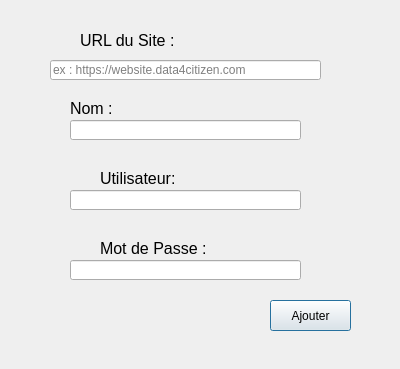
<?xml version="1.0" encoding="UTF-8"?>
<ui version="4.0">
 <class>EditSites</class>
 <widget class="QDialog" name="EditSites">
  <property name="geometry">
   <rect>
    <x>0</x>
    <y>0</y>
    <width>400</width>
    <height>369</height>
   </rect>
  </property>
  <property name="windowTitle">
   <string>Dialog</string>
  </property>
  <widget class="QPushButton" name="validNewSite">
   <property name="geometry">
    <rect>
     <x>270</x>
     <y>300</y>
     <width>81</width>
     <height>31</height>
    </rect>
   </property>
   <property name="text">
    <string>Ajouter</string>
   </property>
   <property name="checkable">
    <bool>true</bool>
   </property>
  </widget>
  <widget class="QLabel" name="label_5">
   <property name="geometry">
    <rect>
     <x>100</x>
     <y>170</y>
     <width>81</width>
     <height>16</height>
    </rect>
   </property>
   <property name="font">
    <font>
     <pointsize>12</pointsize>
    </font>
   </property>
   <property name="text">
    <string>Utilisateur:</string>
   </property>
  </widget>
  <widget class="QLineEdit" name="user">
   <property name="geometry">
    <rect>
     <x>70</x>
     <y>190</y>
     <width>231</width>
     <height>20</height>
    </rect>
   </property>
  </widget>
  <widget class="QLabel" name="label">
   <property name="geometry">
    <rect>
     <x>50</x>
     <y>30</y>
     <width>21</width>
     <height>21</height>
    </rect>
   </property>
   <property name="text">
    <string/>
   </property>
   <property name="pixmap">
    <pixmap>img/internet_icon.png</pixmap>
   </property>
   <property name="scaledContents">
    <bool>true</bool>
   </property>
  </widget>
  <widget class="QLineEdit" name="siteUrl">
   <property name="geometry">
    <rect>
     <x>50</x>
     <y>60</y>
     <width>271</width>
     <height>20</height>
    </rect>
   </property>
   <property name="placeholderText">
    <string>ex : https://website.data4citizen.com</string>
   </property>
  </widget>
  <widget class="QLabel" name="label_2">
   <property name="geometry">
    <rect>
     <x>70</x>
     <y>170</y>
     <width>21</width>
     <height>16</height>
    </rect>
   </property>
   <property name="font">
    <font>
     <pointsize>12</pointsize>
    </font>
   </property>
   <property name="pixmap">
    <pixmap>img/usr_icon.png</pixmap>
   </property>
   <property name="scaledContents">
    <bool>true</bool>
   </property>
  </widget>
  <widget class="QLabel" name="label_3">
   <property name="geometry">
    <rect>
     <x>70</x>
     <y>240</y>
     <width>21</width>
     <height>16</height>
    </rect>
   </property>
   <property name="font">
    <font>
     <pointsize>12</pointsize>
    </font>
   </property>
   <property name="pixmap">
    <pixmap>img/pwd_icon.png</pixmap>
   </property>
   <property name="scaledContents">
    <bool>true</bool>
   </property>
  </widget>
  <widget class="QLabel" name="label_4">
   <property name="geometry">
    <rect>
     <x>80</x>
     <y>30</y>
     <width>101</width>
     <height>21</height>
    </rect>
   </property>
   <property name="font">
    <font>
     <pointsize>12</pointsize>
    </font>
   </property>
   <property name="text">
    <string>URL du Site :</string>
   </property>
   <property name="scaledContents">
    <bool>false</bool>
   </property>
   <property name="wordWrap">
    <bool>false</bool>
   </property>
  </widget>
  <widget class="QLineEdit" name="password">
   <property name="geometry">
    <rect>
     <x>70</x>
     <y>260</y>
     <width>231</width>
     <height>20</height>
    </rect>
   </property>
   <property name="font">
    <font>
     <family>Arial</family>
    </font>
   </property>
   <property name="autoFillBackground">
    <bool>false</bool>
   </property>
   <property name="echoMode">
    <enum>QLineEdit::Password</enum>
   </property>
  </widget>
  <widget class="QLabel" name="label_6">
   <property name="geometry">
    <rect>
     <x>100</x>
     <y>240</y>
     <width>111</width>
     <height>16</height>
    </rect>
   </property>
   <property name="font">
    <font>
     <pointsize>12</pointsize>
    </font>
   </property>
   <property name="text">
    <string>Mot de Passe :</string>
   </property>
  </widget>
  <widget class="QLabel" name="label_7">
   <property name="geometry">
    <rect>
     <x>70</x>
     <y>100</y>
     <width>81</width>
     <height>16</height>
    </rect>
   </property>
   <property name="font">
    <font>
     <pointsize>12</pointsize>
    </font>
   </property>
   <property name="text">
    <string>Nom :</string>
   </property>
  </widget>
  <widget class="QLineEdit" name="user_2">
   <property name="geometry">
    <rect>
     <x>70</x>
     <y>120</y>
     <width>231</width>
     <height>20</height>
    </rect>
   </property>
   <property name="text">
    <string/>
   </property>
  </widget>
 </widget>
 <resources/>
 <connections/>
</ui>
